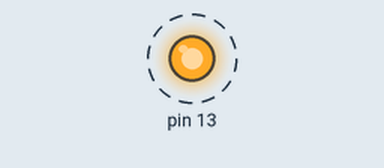
Recording of a sketch running on a simulated Arduino Uno, built for the host (arithmetic inside an expression is 32-bit, double 64-bit). Parts: output pins drawn as LEDs (lit = HIGH). Dashed ring = blinking. WiFi joins after 1.5 s; servers stay silent unless stated.

Above: at 0.05 s.
Timing chart, 0 to 3.0 s (numbered marks = the images above):
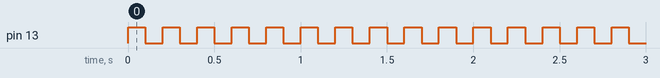

Measured:
- by itself, pin 13: alternates HIGH for 0.10 s and LOW for 0.10 s
- by itself, everything shown: repeats every 4.0 s, in 14 steps

The sketch:

Test-SendUDP-AS.ino
```cpp
#include <SPI.h>
#include <Ethernet2.h>
#include <EthernetUdp2.h>

byte mac[] = { 0xDE, 0xAD, 0xBE, 0xEF, 0xFE, 0xED };
IPAddress ip(10, 0, 0, 150);
unsigned int localPort = 9191;
IPAddress serverIp(10, 0, 0, 1);
unsigned int serverPort = 9191;

EthernetUDP udp;

char pulse[] = "11";

void setup() {
  pinMode(13, OUTPUT);
  //Serial.begin(9600);
  //while (!Serial) {
  //}
  //Serial.println("Setup start");
  Ethernet.begin(mac,ip);
  //Serial.println("Ethernet.begin");
  //if (udp.begin(localPort) == 0){
    //Serial.println("ERROR: No sockets available to use.");
  //}else{
      udp.begin(localPort);
    //Serial.println("UDP.begin");
    //Serial.println("Setup finish");
   //}
}

void loop() {
  blink();
  sendUDP(pulse);
}

void sendUDP (char data[]){
  //Serial.println("Start send");
  udp.beginPacket(serverIp,serverPort);
  //Serial.println("1");
  udp.write(pulse);
  //Serial.println("2");
  udp.endPacket();
  //Serial.println("Finish send");
}

void blink(){
  for(int i=0;i<10;i++){
    digitalWrite(13, HIGH);
    delay(100);
    digitalWrite(13, LOW);
    delay(100);
  }
}
```
